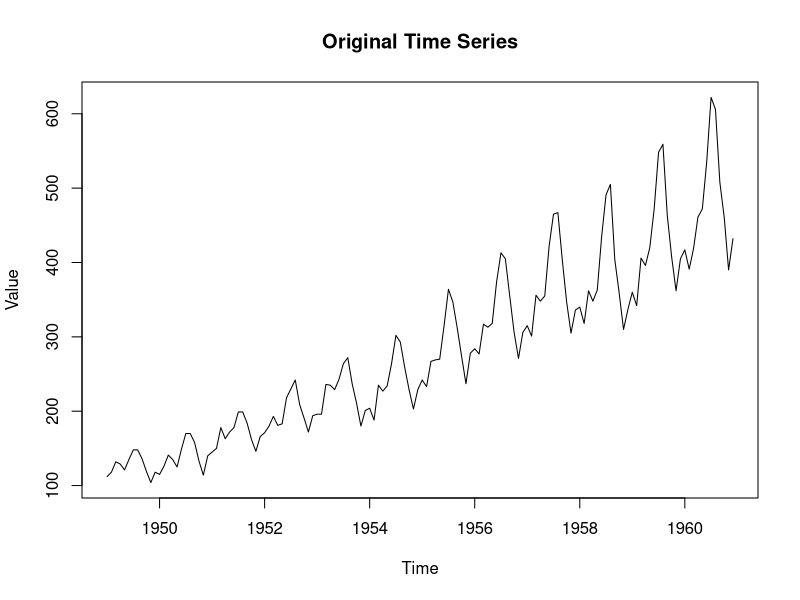
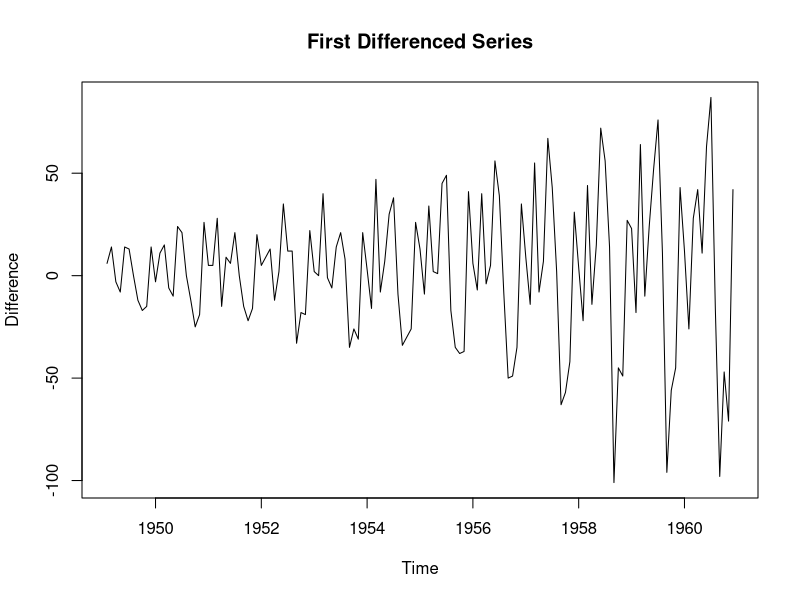
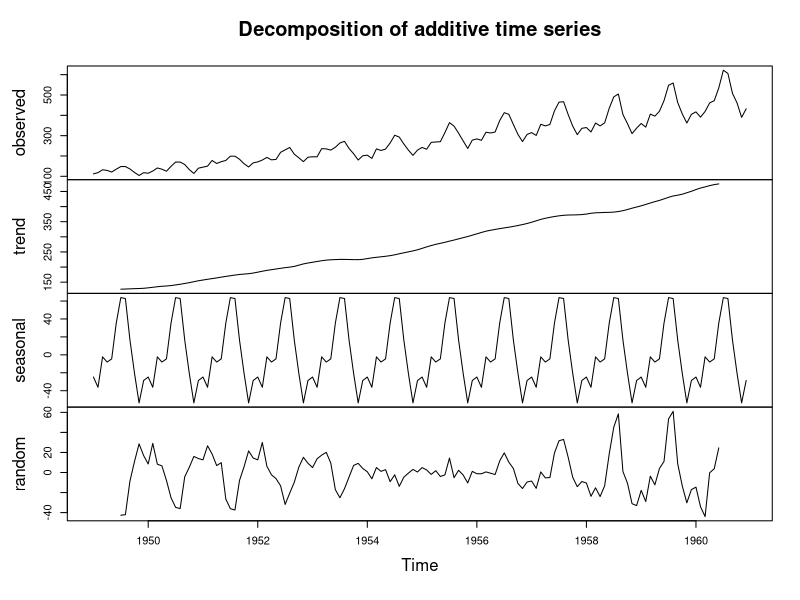
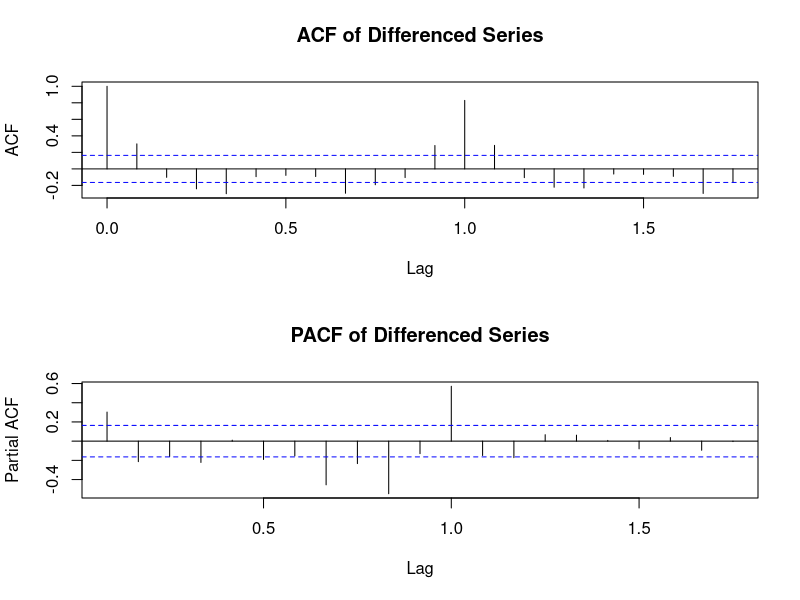
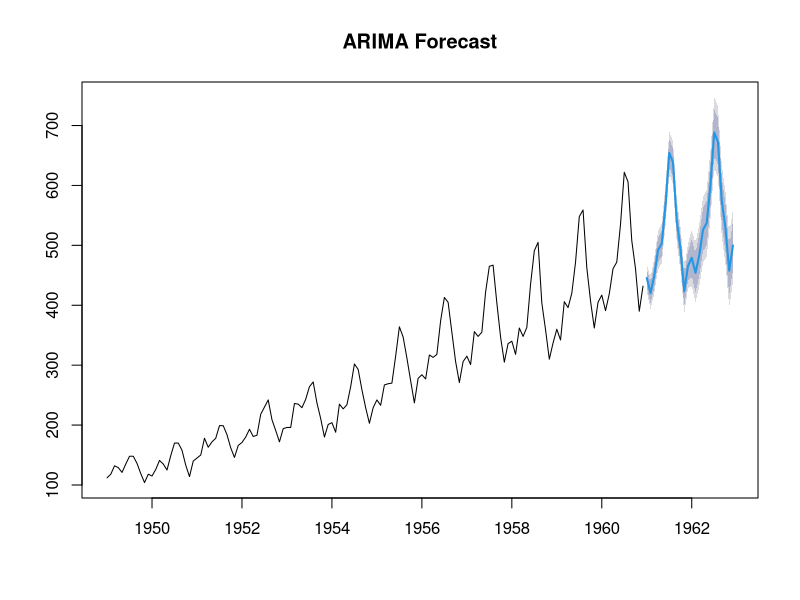
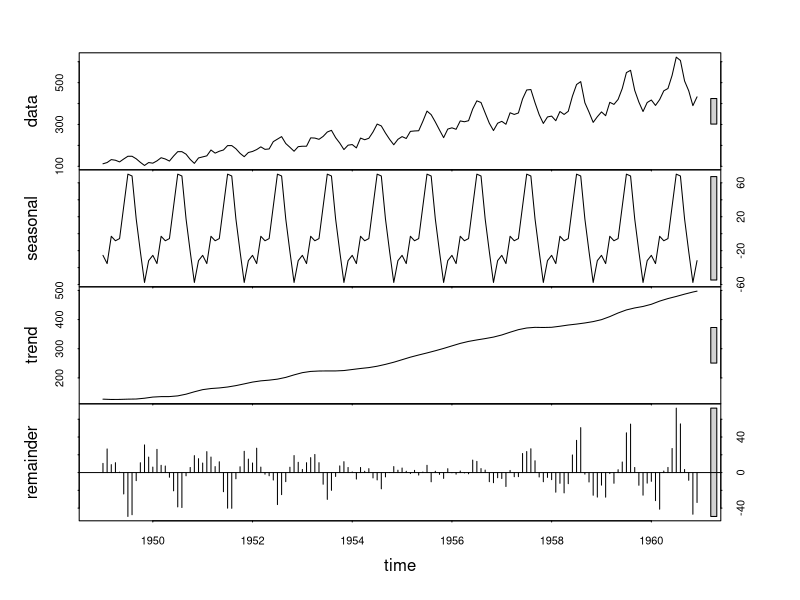

Generate these figures, in order, with R:
# Time Series Analysis and Forecasting in R

# 1. Required packages
install.packages(c("forecast", "tseries", "ggplot2", "dplyr"), 
                 repos = "https://cran.rstudio.com/")
library(forecast)
library(tseries)
library(ggplot2)
library(dplyr)

# 2. Load Data
# Option 1: Use built-in dataset (AirPassengers)
data("AirPassengers")
myts <- AirPassengers  # Monthly air passenger counts from 1949 to 1960

# Option 2: Generate synthetic data (if you don't have a dataset)
# set.seed(123)
# trend <- seq(from = 100, to = 200, length.out = 120)
# seasonal <- 15 * sin(2 * pi * seq(1:120)/12)
# irregular <- rnorm(120, mean = 0, sd = 10)
# synthetic_ts <- trend + seasonal + irregular
# myts <- ts(synthetic_ts, start = c(2010, 1), frequency = 12)

# Option 3: Import external dataset (uncomment and modify path)
# myts <- read.csv("path_to_your_data.csv")
# myts <- ts(myts$value, start = c(2010, 1), frequency = 12)  # Modify accordingly

# 3. Basic Time Series Exploration
plot(myts, main = "Original Time Series", ylab = "Value")

# 4. Manual First Difference Calculation (as shown in your example)
y <- as.numeric(myts)
n <- length(y)
d <- numeric(n-1)

for (i in 2:n) {
  d[i-1] <- y[i] - y[i-1]
}

# Print the first few differences
cat("Manual First Differences:\n")
print(head(d))

# 5. Using R's diff() function for differencing
diff_ts <- diff(myts)
cat("\nR's diff() function result:\n")
print(head(diff_ts))

# Verify that both methods give the same result
all.equal(d, as.numeric(diff_ts))

# 6. Visualize the differenced series
plot(diff_ts, main = "First Differenced Series", ylab = "Difference")

# 7. Time Series Decomposition
# Decompose into trend, seasonal, and irregular components
decomp <- decompose(myts)
plot(decomp)

# 8. Stationarity Check
adf_test <- adf.test(diff_ts)
print(adf_test)

# 9. ACF and PACF plots
par(mfrow = c(2, 1))
acf(diff_ts, main = "ACF of Differenced Series")
pacf(diff_ts, main = "PACF of Differenced Series")
par(mfrow = c(1, 1))

# 10. ARIMA Modeling
# Auto-select an ARIMA model
arima_model <- auto.arima(myts)
summary(arima_model)

# 11. Forecasting
forecast_periods <- 24  # Forecast next 24 periods
arima_forecast <- forecast(arima_model, h = forecast_periods)
plot(arima_forecast, main = "ARIMA Forecast")

# 12. Forecast Accuracy
# Holding back some data to test accuracy
# train_size <- length(myts) - 12
# train_ts <- window(myts, end = c(time(myts)[train_size]))
# test_ts <- window(myts, start = c(time(myts)[train_size + 1]))
# 
# train_model <- auto.arima(train_ts)
# train_forecast <- forecast(train_model, h = length(test_ts))
# 
# accuracy(train_forecast, test_ts)

# 13. Seasonal Decomposition using STL
stl_decomp <- stl(myts, s.window = "periodic")
plot(stl_decomp)

# 14. Export results
# write.csv(as.data.frame(arima_forecast), "forecast_results.csv")
